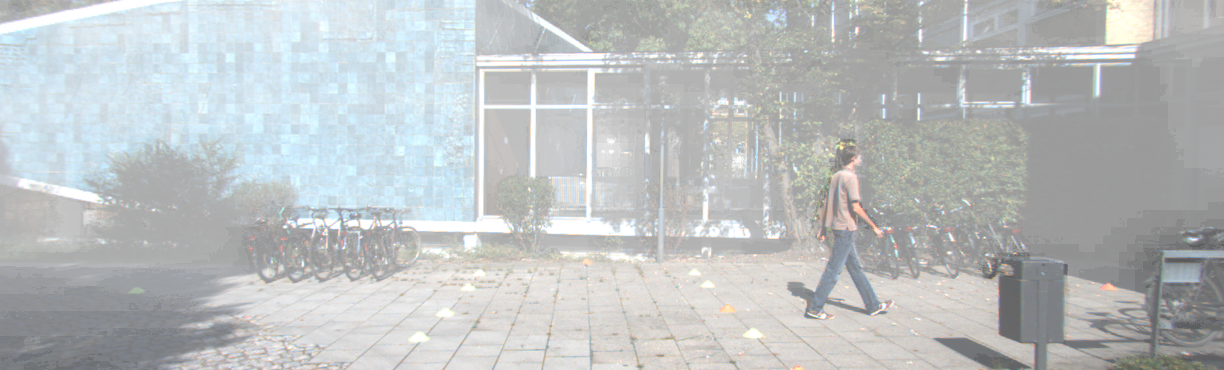
#> input picture weather_dataset/fog_1/heavy/005030.png, 1224 x 370 px, given as the content of the folder /content/drive/MyDrive/sensing_project/data/selected_2000, which was not available
$ jupyter execute add_snow_cover.ipynb   (text cells are left out)
#> lines starting #> are read from the running program, lines starting #| are printed output that depends on the picture; pictures that were not available may be replaced by others from this repository, and a replacement may not be noted
#> further down, image is the input picture: PIL image 1224x370 RGB; mean R, G, B 187.8, 191.6, 192.4
### weather_code/snow_1/Automold.py

# import glob
import cv2 as cv2
import numpy as np
# import matplotlib.pyplot as plt
import random
import math


###################### HLS #############################

# [128 lines left out: functions hls, hue, lightness, saturation, hsv, value and 5 more, not called in this run]

err_not_np_img= "not a numpy array or list of numpy array"
err_img_arr_empty="Image array is empty"
err_row_zero="No. of rows can't be <=0"
err_column_zero="No. of columns can't be <=0"
err_invalid_size="Not a valid size tuple (x,y)"
err_caption_array_count="Caption array length doesn't matches the image array length"

def is_numpy_array(x):

    return isinstance(x, np.ndarray)
def is_tuple(x):
    return type(x) is tuple
def is_list(x):
    return type(x) is list
def is_numeric(x):
    return type(x) is int
# [5 lines left out: function is_numeric_list_or_tuple, not called in this run]

err_brightness_coeff="brightness coeff can only be between 0.0 to 1.0"
err_darkness_coeff="darkness coeff can only be between 0.0 to 1.0"

# [11 lines left out: function change_light, not called in this run]

def verify_image(image):
    if is_numpy_array(image):
        pass
    elif(is_list(image)):
        image_list=image
#> image_list = 1 item
        for img in image_list:
            if not is_numpy_array(img):
                raise Exception(err_not_np_img)
#> this loop made 1 pass
    else:
        raise Exception(err_not_np_img)

# [59 lines left out: functions brighten, darken, random_brightness, not called in this run]

err_shadow_count="only 1-10 shadows can be introduced in an image"
err_invalid_rectangular_roi="Rectangular ROI dimensions are not valid"
err_shadow_dimension="polygons with dim<3 dont exist and >10 take time to plot"

# [63 lines left out: functions generate_shadow_coordinates, shadow_process, add_shadow, not called in this run]

err_snow_coeff="Snow coeff can only be between 0 and 1"
def snow_process(image,snow_coeff):
    image_HLS = cv2.cvtColor(image,cv2.COLOR_RGB2HLS) ## Conversion to HLS
    image_HLS = np.array(image_HLS, dtype = np.float64)
    brightness_coefficient = 2.5
    imshape = image.shape
    snow_point=snow_coeff ## increase this for more snow
    image_HLS[:,:,1][image_HLS[:,:,1]<snow_point] = image_HLS[:,:,1][image_HLS[:,:,1]<snow_point]*brightness_coefficient ## scale pixel values up for channel 1(Lightness)
    image_HLS[:,:,1][image_HLS[:,:,1]>255]  = 255 ##Sets all values above 255 to 255
    image_HLS = np.array(image_HLS, dtype = np.uint8)
    image_RGB = cv2.cvtColor(image_HLS,cv2.COLOR_HLS2RGB) ## Conversion to RGB
    return image_RGB

def add_snow(image, snow_coeff=-1):
    verify_image(image)
    if(snow_coeff!=-1):
        if(snow_coeff<0.0 or snow_coeff>1.0):
            raise Exception(err_snow_coeff)
    else:
        snow_coeff=random.uniform(0,1)
    snow_coeff*=255/2
    snow_coeff+=255/3
    if(is_list(image)):
        image_RGB=[]
#> image_RGB = []
        image_list=image
#> image_list = 1 item
        for img in image_list:
            output= snow_process(img,snow_coeff)
            image_RGB.append(output)
#> this loop made 1 pass
#> (brightness_coefficient in snow_process, imshape in snow_process, snow_point in snow_process) on pass 1: (2.5, (370, 1224, 3), 174.2)
#> pass 1, in snow_process, `image_RGB = cv2.cvtColor(image_HLS,cv2.COLOR_HLS2RGB)`:
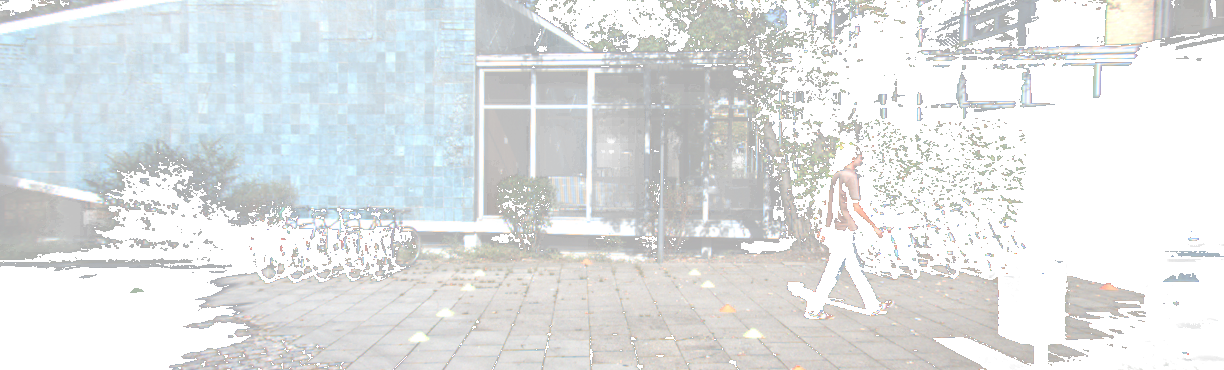
#> image_RGB: shape (370, 1224, 3); mean R, G, B 223.7, 227, 227.8
#> after the loop, image_RGB = 1 item
    else:
        output= snow_process(image,snow_coeff)
        image_RGB=output

    return image_RGB

err_rain_slant="Numeric value between -20 and 20 is allowed"
err_rain_width="Width value between 1 and 5 is allowed"
err_rain_length="Length value between 0 and 100 is allowed"
# [65 lines left out: functions generate_random_lines, rain_process, add_rain, not called in this run]

err_fog_coeff="Fog coeff can only be between 0 and 1"
# [130 lines left out: functions add_blur, generate_random_blur_coordinates, add_fog, generate_gravel_patch, gravel_process, add_gravel, not called in this run]

err_flare_circle_count="Numeric value between 0 and 20 is allowed"
# [75 lines left out: functions flare_source, add_sun_flare_line, add_sun_process, add_sun_flare, not called in this run]

err_speed_coeff="Speed coeff can only be between 0 and 1"
# [143 lines left out: functions apply_motion_blur, add_speed, autumn_process, add_autumn, fliph, flipv and 2 more, not called in this run]

err_invalid_center_manhole="center should be in the format (x,y)"
err_invalid_height_width_manhole="height and width should be positive integers."
# [67 lines left out: functions add_manhole, exposure_process, correct_exposure, not called in this run]

err_aug_type='wrong augmentation function is defined'
err_aug_list_type='aug_types should be a list of string function names'
err_aug_volume='volume type can only be "same" or "expand"'
# [40 lines left out: function augment_random, not called in this run]

### weather_code/snow_1/add_snow_cover.ipynb
[cell 1]
from google.colab import drive
drive.mount('/content/drive')

[cell 2]
import sys
sys.path.append('/content/drive/MyDrive/sensing_project/snow_test')

[cell 3]
import Automold as am
import Helpers as hp

[cell 4]
from PIL import Image
import os
import numpy as np

input_folder = '/content/drive/MyDrive/sensing_project/data/selected_2000'
output_folder = '/content/drive/MyDrive/sensing_project/data/snow_accumulated_2000'

for filename in os.listdir(input_folder):
    if filename.endswith(".jpg") or filename.endswith(".png"):  # Process only specific image file extensions
        input_path = os.path.join(input_folder, filename)
        output_path = os.path.join(output_folder, filename)

        # Open the image
        image = Image.open(input_path)

        # Convert the image to a numpy array
        image_np = np.array(image)

        # Add snow effect
        snowy_image_np = am.add_snow([image_np], snow_coeff=0.7)[0]

        # Convert the result back from numpy array to PIL Image
        snowy_image = Image.fromarray(np.uint8(snowy_image_np))

        # Save the result
        snowy_image.save(output_path)


$ run again, on weather_dataset/fog_1/heavy/005210.png
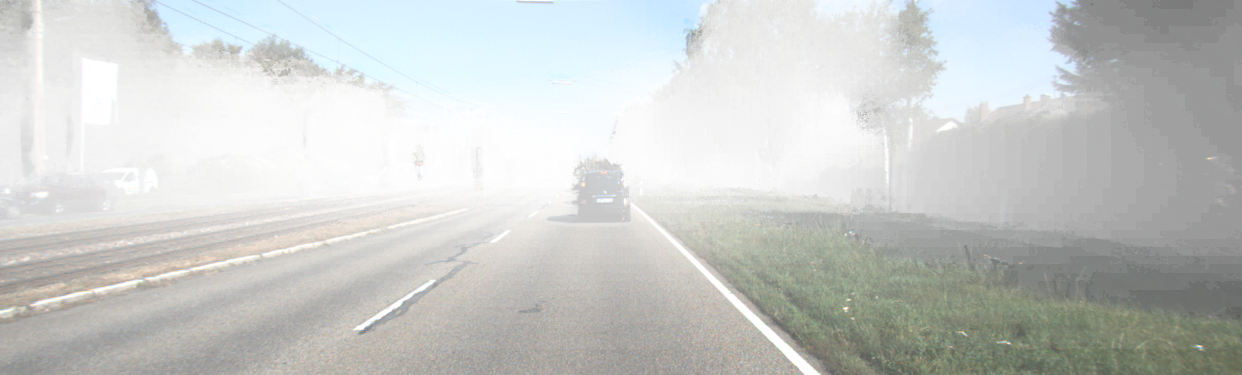
#> input picture weather_dataset/fog_1/heavy/005210.png, 1242 x 375 px, given as the content of the folder /content/drive/MyDrive/sensing_project/data/selected_2000, which was not available
#> image is the input picture: PIL image 1242x375 RGB; mean R, G, B 200.7, 203.3, 201.3
#> in verify_image, `image_list=image`: image_list = 1 item
#> the loop in verify_image, `for img in image_list:` made 1 pass
#> in add_snow, `image_RGB=[]`: image_RGB = []
#> in add_snow, `image_list=image`: image_list = 1 item
#> the loop in add_snow, `for img in image_list:` made 1 pass
#> (brightness_coefficient in snow_process, imshape in snow_process, snow_point in snow_process) on pass 1: (2.5, (375, 1242, 3), 174.2)
#> pass 1, in snow_process, `image_RGB = cv2.cvtColor(image_HLS,cv2.COLOR_HLS2RGB)`:
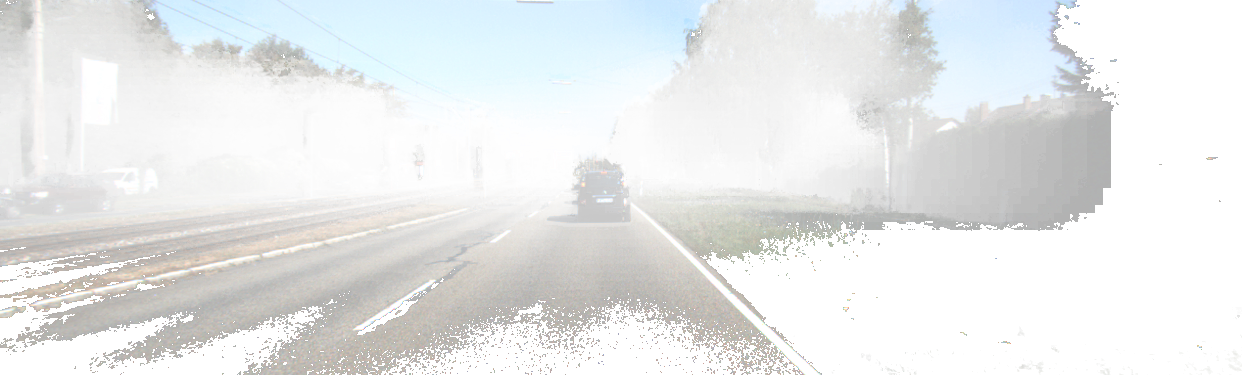
#> image_RGB: shape (375, 1242, 3); mean R, G, B 231.9, 233.8, 234

$ run again, on weather_dataset/fog_1/heavy/005230.png
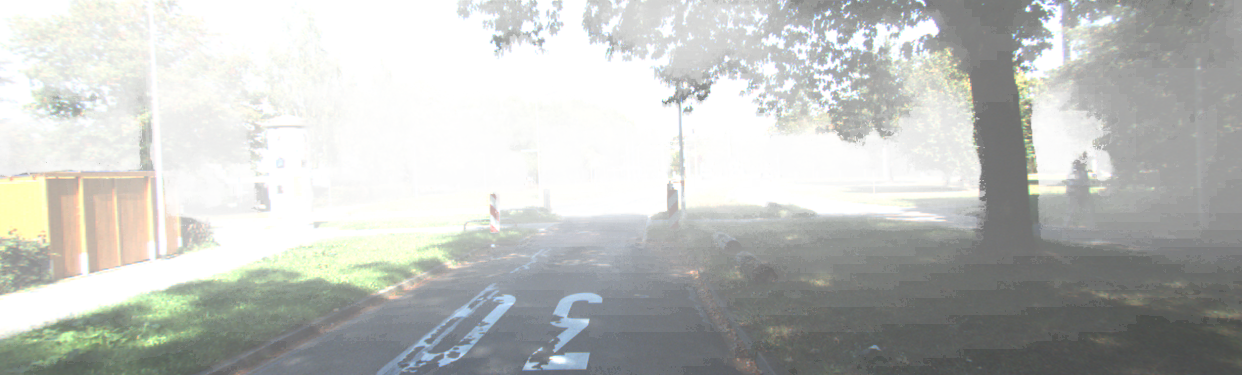
#> input picture weather_dataset/fog_1/heavy/005230.png, 1242 x 375 px, given as the content of the folder /content/drive/MyDrive/sensing_project/data/selected_2000, which was not available
#> image is the input picture: PIL image 1242x375 RGB; mean R, G, B 190.8, 193, 189.7
#> in verify_image, `image_list=image`: image_list = 1 item
#> the loop in verify_image, `for img in image_list:` made 1 pass
#> in add_snow, `image_RGB=[]`: image_RGB = []
#> in add_snow, `image_list=image`: image_list = 1 item
#> the loop in add_snow, `for img in image_list:` made 1 pass
#> (brightness_coefficient in snow_process, imshape in snow_process, snow_point in snow_process) on pass 1: (2.5, (375, 1242, 3), 174.2)
#> pass 1, in snow_process, `image_RGB = cv2.cvtColor(image_HLS,cv2.COLOR_HLS2RGB)`:
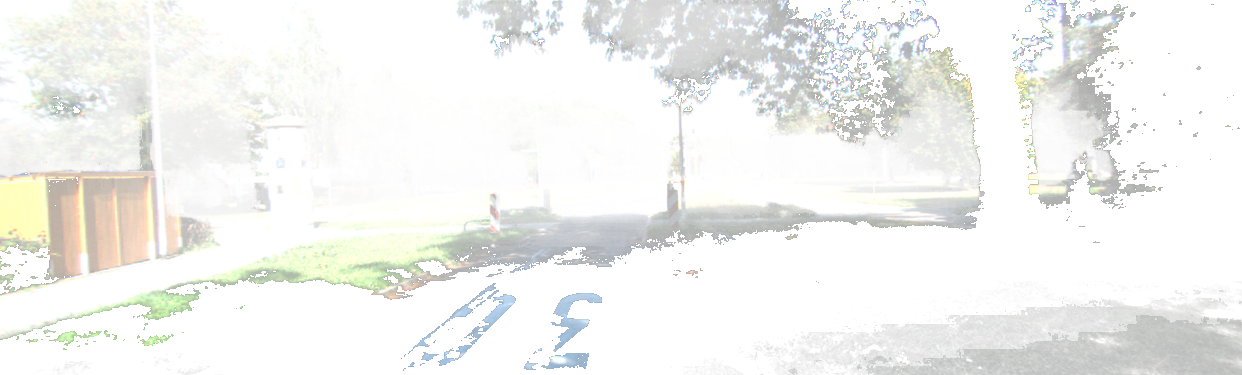
#> image_RGB: shape (375, 1242, 3); mean R, G, B 242, 242.8, 240.2

$ run again, on weather_dataset/fog_1/heavy/005270.png
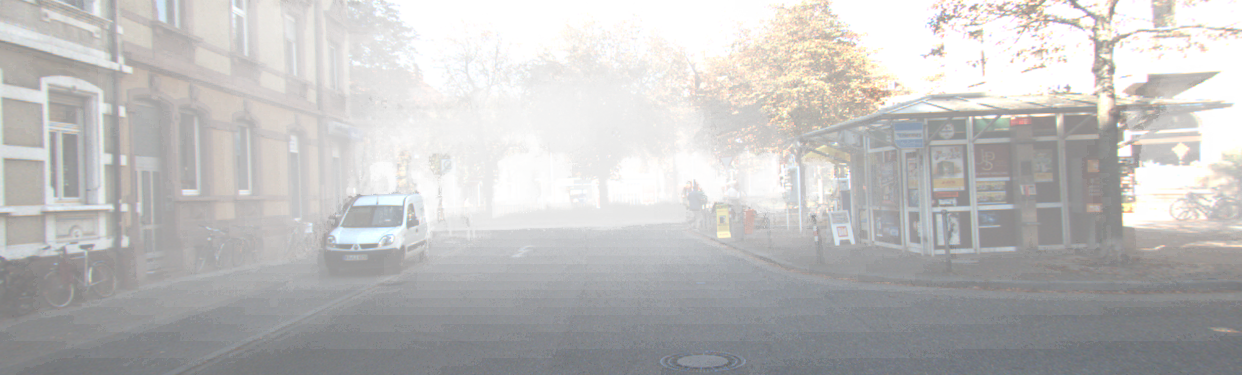
#> input picture weather_dataset/fog_1/heavy/005270.png, 1242 x 375 px, given as the content of the folder /content/drive/MyDrive/sensing_project/data/selected_2000, which was not available
#> image is the input picture: PIL image 1242x375 RGB; mean R, G, B 191.7, 190.9, 190.3
#> in verify_image, `image_list=image`: image_list = 1 item
#> the loop in verify_image, `for img in image_list:` made 1 pass
#> in add_snow, `image_RGB=[]`: image_RGB = []
#> in add_snow, `image_list=image`: image_list = 1 item
#> the loop in add_snow, `for img in image_list:` made 1 pass
#> (brightness_coefficient in snow_process, imshape in snow_process, snow_point in snow_process) on pass 1: (2.5, (375, 1242, 3), 174.2)
#> pass 1, in snow_process, `image_RGB = cv2.cvtColor(image_HLS,cv2.COLOR_HLS2RGB)`:
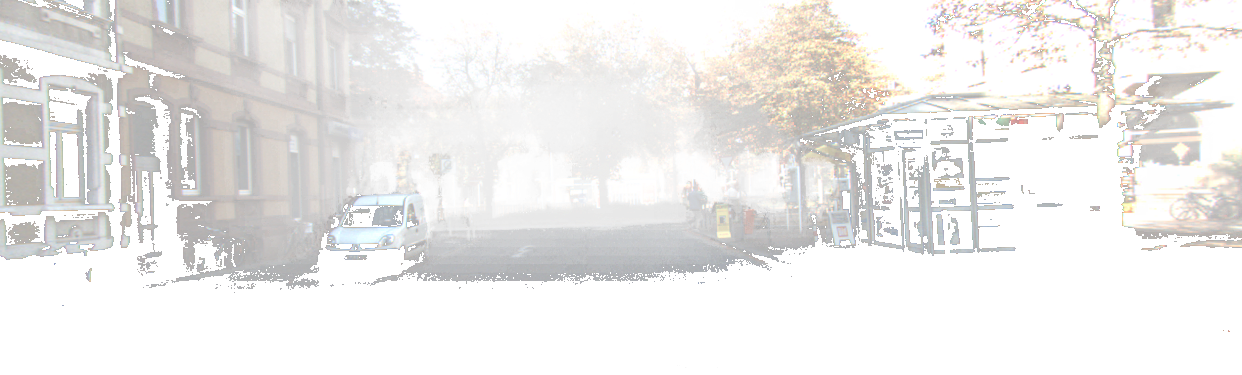
#> image_RGB: shape (375, 1242, 3); mean R, G, B 236.4, 235.1, 233.7
